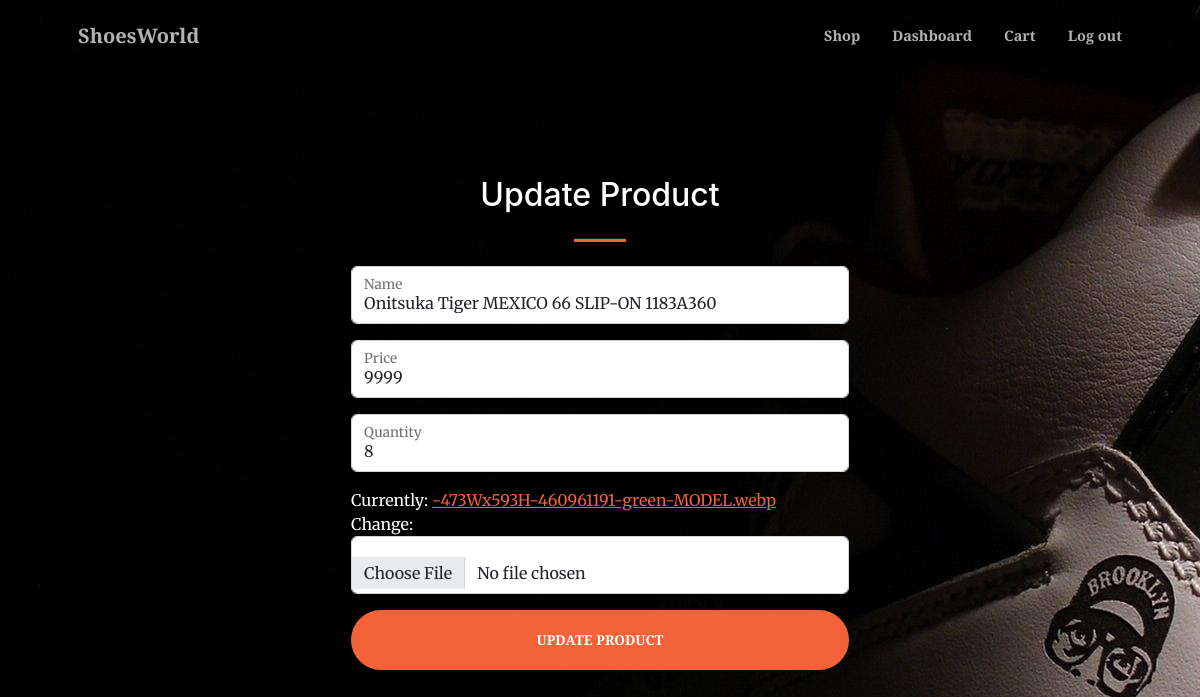
The page /updateProduct/1/ (signed in) on the database its author committed.
### accounts/models.py (models this page shows, shortened)
class Product(models.Model):
    id = models.AutoField(primary_key=True)
    name = models.CharField(max_length=500, null=True)
    price = models.PositiveIntegerField(null=True)
    quantity = models.PositiveIntegerField(null=True)
    image = models.ImageField(null=True)

### accounts/decorators.py (the view)
    def wrapper_func(request, *args, **kwargs):
        if request.user.is_superuser or request.user.is_staff:
            return view_func(request, *args, **kwargs)
        else:
            return redirect('home')

### accounts/forms.py
class ProductForm(ModelForm):
    class Meta:
        model = Product
        fields = '__all__'

### accounts/views.py (called while the page is built)
@admin_required
def update_product(request, pk):
    product = Product.objects.get(id=pk)
    form = ProductForm(instance=product)
    if request.method == 'POST':
        form = ProductForm(request.POST, request.FILES, instance=product)
        if form.is_valid():
            form.save()
            return redirect('admin_dashboard')
    context = {'product': form}
    return render(request, 'accounts/admin/update_product.html', context)

### accounts/templates/accounts/admin/update_product.html (shortened to what this page needs)
{% extends 'accounts/main.html' %}
{% load static %}
{% block content %}
    <section class="page-section">
        <div class="container px-4 px-lg-5 mt-5">
            <div class="row gx-4 gx-lg-5 justify-content-center">
                <div class="col-lg-8 col-xl-6 text-center">
                    <h2 class="mt-0" style="color: white">Update Product</h2>
                    <hr class="divider"/>
                </div>
            </div>
            <div class="row gx-4 gx-lg-5 justify-content-center mb-5">
                <div class="col-lg-6">
                    <form method="POST" enctype='multipart/form-data'>
                        <div class="form-floating mb-3">
                            {{ product.name }}
                            <label for="name">Name</label>
                        </div>
                        <div class="form-floating mb-3">
                            {{ product.price }}
                            <label for="price">Price</label>
                        </div>
                        <div class="form-floating mb-3">
                            <label for="size">Size</label>
                        </div>
                        <div class="form-floating mb-3">
                            {{ product.quantity }}
                            <label for="quantity">Quantity</label>
                        </div>
                        <div style="color: white" class="form-floating mb-3">
                            {{ product.image }}
                        </div>
                        <div class="d-grid">
                            <button class="btn btn-primary btn-xl">Update Product
                            </button>
                        </div>
                    </form>
                </div>
            </div>
        </div>
    </section>
{% endblock %}

### rows shown on the page
Product: name "Onitsuka Tiger MEXICO 66 SLIP-ON 1183A360", price "9999", quantity "8"
